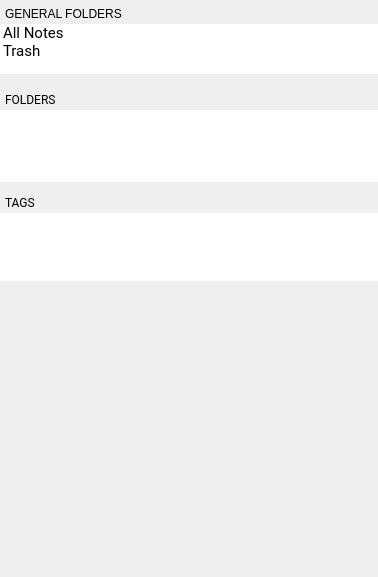
<?xml version="1.0" encoding="UTF-8"?>
<ui version="4.0">
 <class>FolderTagWidget</class>
 <widget class="QWidget" name="FolderTagWidget">
  <property name="geometry">
   <rect>
    <x>0</x>
    <y>0</y>
    <width>378</width>
    <height>577</height>
   </rect>
  </property>
  <property name="windowTitle">
   <string>Form</string>
  </property>
  <layout class="QGridLayout" name="gridLayout">
   <property name="leftMargin">
    <number>0</number>
   </property>
   <property name="topMargin">
    <number>0</number>
   </property>
   <property name="rightMargin">
    <number>0</number>
   </property>
   <property name="bottomMargin">
    <number>0</number>
   </property>
   <property name="spacing">
    <number>0</number>
   </property>
   <item row="0" column="0">
    <widget class="QFrame" name="frameFolderTag">
     <property name="sizePolicy">
      <sizepolicy hsizetype="Expanding" vsizetype="Expanding">
       <horstretch>0</horstretch>
       <verstretch>0</verstretch>
      </sizepolicy>
     </property>
     <property name="minimumSize">
      <size>
       <width>0</width>
       <height>0</height>
      </size>
     </property>
     <property name="frameShape">
      <enum>QFrame::NoFrame</enum>
     </property>
     <property name="frameShadow">
      <enum>QFrame::Raised</enum>
     </property>
     <layout class="QGridLayout" name="gridLayout_5">
      <property name="leftMargin">
       <number>0</number>
      </property>
      <property name="topMargin">
       <number>0</number>
      </property>
      <property name="rightMargin">
       <number>0</number>
      </property>
      <property name="bottomMargin">
       <number>0</number>
      </property>
      <property name="spacing">
       <number>0</number>
      </property>
      <item row="1" column="0">
       <widget class="QScrollArea" name="scrollAreaFolderTag">
        <property name="sizePolicy">
         <sizepolicy hsizetype="Expanding" vsizetype="Minimum">
          <horstretch>0</horstretch>
          <verstretch>0</verstretch>
         </sizepolicy>
        </property>
        <property name="frameShape">
         <enum>QFrame::NoFrame</enum>
        </property>
        <property name="verticalScrollBarPolicy">
         <enum>Qt::ScrollBarAsNeeded</enum>
        </property>
        <property name="sizeAdjustPolicy">
         <enum>QAbstractScrollArea::AdjustIgnored</enum>
        </property>
        <property name="widgetResizable">
         <bool>true</bool>
        </property>
        <widget class="QWidget" name="scrollAreaWidgetContents">
         <property name="geometry">
          <rect>
           <x>0</x>
           <y>0</y>
           <width>378</width>
           <height>562</height>
          </rect>
         </property>
         <property name="sizePolicy">
          <sizepolicy hsizetype="Expanding" vsizetype="Expanding">
           <horstretch>0</horstretch>
           <verstretch>0</verstretch>
          </sizepolicy>
         </property>
         <layout class="QGridLayout" name="gridLayout_4">
          <property name="leftMargin">
           <number>0</number>
          </property>
          <property name="topMargin">
           <number>3</number>
          </property>
          <property name="rightMargin">
           <number>0</number>
          </property>
          <property name="bottomMargin">
           <number>0</number>
          </property>
          <item row="0" column="0">
           <widget class="QFrame" name="frameFolderPortview">
            <property name="minimumSize">
             <size>
              <width>0</width>
              <height>0</height>
             </size>
            </property>
            <property name="frameShape">
             <enum>QFrame::NoFrame</enum>
            </property>
            <property name="frameShadow">
             <enum>QFrame::Raised</enum>
            </property>
            <layout class="QVBoxLayout" name="verticalLayout">
             <property name="spacing">
              <number>0</number>
             </property>
             <property name="leftMargin">
              <number>0</number>
             </property>
             <property name="topMargin">
              <number>0</number>
             </property>
             <property name="rightMargin">
              <number>0</number>
             </property>
             <property name="bottomMargin">
              <number>0</number>
             </property>
             <item>
              <widget class="QFrame" name="frameGeneral">
               <property name="minimumSize">
                <size>
                 <width>0</width>
                 <height>21</height>
                </size>
               </property>
               <property name="frameShape">
                <enum>QFrame::NoFrame</enum>
               </property>
               <property name="frameShadow">
                <enum>QFrame::Raised</enum>
               </property>
               <layout class="QGridLayout" name="gridLayout_2">
                <property name="leftMargin">
                 <number>0</number>
                </property>
                <property name="topMargin">
                 <number>0</number>
                </property>
                <property name="rightMargin">
                 <number>0</number>
                </property>
                <property name="bottomMargin">
                 <number>0</number>
                </property>
                <property name="spacing">
                 <number>0</number>
                </property>
                <item row="0" column="0">
                 <widget class="QLabel" name="generalLabel">
                  <property name="frameShape">
                   <enum>QFrame::NoFrame</enum>
                  </property>
                  <property name="text">
                   <string>GENERAL FOLDERS</string>
                  </property>
                  <property name="indent">
                   <number>5</number>
                  </property>
                 </widget>
                </item>
               </layout>
              </widget>
             </item>
             <item>
              <widget class="QListWidget" name="generalFoldersView">
               <property name="sizePolicy">
                <sizepolicy hsizetype="Expanding" vsizetype="Fixed">
                 <horstretch>0</horstretch>
                 <verstretch>0</verstretch>
                </sizepolicy>
               </property>
               <property name="minimumSize">
                <size>
                 <width>0</width>
                 <height>50</height>
                </size>
               </property>
               <property name="maximumSize">
                <size>
                 <width>16777215</width>
                 <height>50</height>
                </size>
               </property>
               <property name="font">
                <font>
                 <family>Roboto</family>
                 <pointsize>11</pointsize>
                </font>
               </property>
               <property name="styleSheet">
                <string notr="true"/>
               </property>
               <property name="frameShape">
                <enum>QFrame::NoFrame</enum>
               </property>
               <property name="verticalScrollBarPolicy">
                <enum>Qt::ScrollBarAlwaysOff</enum>
               </property>
               <property name="horizontalScrollBarPolicy">
                <enum>Qt::ScrollBarAlwaysOff</enum>
               </property>
               <property name="autoScroll">
                <bool>false</bool>
               </property>
               <property name="editTriggers">
                <set>QAbstractItemView::NoEditTriggers</set>
               </property>
               <property name="showDropIndicator" stdset="0">
                <bool>false</bool>
               </property>
               <property name="dragEnabled">
                <bool>false</bool>
               </property>
               <property name="dragDropOverwriteMode">
                <bool>false</bool>
               </property>
               <property name="dragDropMode">
                <enum>QAbstractItemView::NoDragDrop</enum>
               </property>
               <property name="defaultDropAction">
                <enum>Qt::IgnoreAction</enum>
               </property>
               <property name="verticalScrollMode">
                <enum>QAbstractItemView::ScrollPerPixel</enum>
               </property>
               <property name="resizeMode">
                <enum>QListView::Fixed</enum>
               </property>
               <property name="layoutMode">
                <enum>QListView::Batched</enum>
               </property>
               <item>
                <property name="text">
                 <string>All Notes</string>
                </property>
               </item>
               <item>
                <property name="text">
                 <string>Trash</string>
                </property>
               </item>
              </widget>
             </item>
             <item>
              <spacer name="vSpacerGenFolder">
               <property name="orientation">
                <enum>Qt::Vertical</enum>
               </property>
               <property name="sizeType">
                <enum>QSizePolicy::Fixed</enum>
               </property>
               <property name="sizeHint" stdset="0">
                <size>
                 <width>20</width>
                 <height>15</height>
                </size>
               </property>
              </spacer>
             </item>
             <item>
              <widget class="QFrame" name="frameFolder">
               <property name="sizePolicy">
                <sizepolicy hsizetype="Preferred" vsizetype="Minimum">
                 <horstretch>0</horstretch>
                 <verstretch>0</verstretch>
                </sizepolicy>
               </property>
               <property name="minimumSize">
                <size>
                 <width>0</width>
                 <height>21</height>
                </size>
               </property>
               <property name="frameShape">
                <enum>QFrame::NoFrame</enum>
               </property>
               <property name="frameShadow">
                <enum>QFrame::Raised</enum>
               </property>
               <layout class="QHBoxLayout" name="horizontalLayout_5">
                <property name="spacing">
                 <number>0</number>
                </property>
                <property name="leftMargin">
                 <number>0</number>
                </property>
                <property name="topMargin">
                 <number>0</number>
                </property>
                <property name="rightMargin">
                 <number>5</number>
                </property>
                <property name="bottomMargin">
                 <number>0</number>
                </property>
                <item>
                 <widget class="QLabel" name="folderLabel">
                  <property name="sizePolicy">
                   <sizepolicy hsizetype="Preferred" vsizetype="Fixed">
                    <horstretch>0</horstretch>
                    <verstretch>21</verstretch>
                   </sizepolicy>
                  </property>
                  <property name="minimumSize">
                   <size>
                    <width>0</width>
                    <height>21</height>
                   </size>
                  </property>
                  <property name="maximumSize">
                   <size>
                    <width>60</width>
                    <height>16777215</height>
                   </size>
                  </property>
                  <property name="font">
                   <font>
                    <family>Roboto</family>
                    <pointsize>9</pointsize>
                    <weight>50</weight>
                    <bold>false</bold>
                   </font>
                  </property>
                  <property name="text">
                   <string>FOLDERS</string>
                  </property>
                  <property name="indent">
                   <number>5</number>
                  </property>
                 </widget>
                </item>
                <item>
                 <spacer name="horizontalSpacer_4">
                  <property name="orientation">
                   <enum>Qt::Horizontal</enum>
                  </property>
                  <property name="sizeType">
                   <enum>QSizePolicy::Expanding</enum>
                  </property>
                  <property name="sizeHint" stdset="0">
                   <size>
                    <width>40</width>
                    <height>20</height>
                   </size>
                  </property>
                 </spacer>
                </item>
                <item>
                 <widget class="QPushButton" name="addRootFolderButton">
                  <property name="minimumSize">
                   <size>
                    <width>18</width>
                    <height>18</height>
                   </size>
                  </property>
                  <property name="maximumSize">
                   <size>
                    <width>18</width>
                    <height>18</height>
                   </size>
                  </property>
                  <property name="cursor">
                   <cursorShape>PointingHandCursor</cursorShape>
                  </property>
                  <property name="toolTip">
                   <string>Add root folder</string>
                  </property>
                  <property name="text">
                   <string/>
                  </property>
                  <property name="iconSize">
                   <size>
                    <width>12</width>
                    <height>12</height>
                   </size>
                  </property>
                  <property name="flat">
                   <bool>true</bool>
                  </property>
                 </widget>
                </item>
                <item>
                 <widget class="QPushButton" name="removeFolderButton">
                  <property name="minimumSize">
                   <size>
                    <width>18</width>
                    <height>18</height>
                   </size>
                  </property>
                  <property name="maximumSize">
                   <size>
                    <width>18</width>
                    <height>18</height>
                   </size>
                  </property>
                  <property name="cursor">
                   <cursorShape>PointingHandCursor</cursorShape>
                  </property>
                  <property name="toolTip">
                   <string>Remove folder</string>
                  </property>
                  <property name="text">
                   <string/>
                  </property>
                  <property name="iconSize">
                   <size>
                    <width>12</width>
                    <height>12</height>
                   </size>
                  </property>
                  <property name="flat">
                   <bool>true</bool>
                  </property>
                 </widget>
                </item>
               </layout>
              </widget>
             </item>
             <item>
              <widget class="FolderView" name="folderView">
               <property name="sizePolicy">
                <sizepolicy hsizetype="Expanding" vsizetype="Fixed">
                 <horstretch>0</horstretch>
                 <verstretch>0</verstretch>
                </sizepolicy>
               </property>
               <property name="font">
                <font>
                 <family>Roboto</family>
                 <pointsize>11</pointsize>
                </font>
               </property>
               <property name="mouseTracking">
                <bool>true</bool>
               </property>
               <property name="frameShape">
                <enum>QFrame::NoFrame</enum>
               </property>
               <property name="verticalScrollBarPolicy">
                <enum>Qt::ScrollBarAlwaysOff</enum>
               </property>
               <property name="horizontalScrollBarPolicy">
                <enum>Qt::ScrollBarAlwaysOff</enum>
               </property>
               <property name="sizeAdjustPolicy">
                <enum>QAbstractScrollArea::AdjustToContents</enum>
               </property>
               <property name="autoScroll">
                <bool>true</bool>
               </property>
               <property name="editTriggers">
                <set>QAbstractItemView::DoubleClicked|QAbstractItemView::EditKeyPressed</set>
               </property>
               <property name="tabKeyNavigation">
                <bool>false</bool>
               </property>
               <property name="dragEnabled">
                <bool>false</bool>
               </property>
               <property name="dragDropMode">
                <enum>QAbstractItemView::DropOnly</enum>
               </property>
               <property name="defaultDropAction">
                <enum>Qt::MoveAction</enum>
               </property>
               <property name="verticalScrollMode">
                <enum>QAbstractItemView::ScrollPerPixel</enum>
               </property>
               <property name="horizontalScrollMode">
                <enum>QAbstractItemView::ScrollPerItem</enum>
               </property>
               <property name="indentation">
                <number>16</number>
               </property>
               <property name="uniformRowHeights">
                <bool>true</bool>
               </property>
               <property name="animated">
                <bool>true</bool>
               </property>
               <property name="expandsOnDoubleClick">
                <bool>false</bool>
               </property>
               <attribute name="headerVisible">
                <bool>false</bool>
               </attribute>
               <attribute name="headerDefaultSectionSize">
                <number>35</number>
               </attribute>
               <attribute name="headerMinimumSectionSize">
                <number>35</number>
               </attribute>
               <attribute name="headerStretchLastSection">
                <bool>true</bool>
               </attribute>
              </widget>
             </item>
             <item>
              <spacer name="vSpacerTagFolder">
               <property name="orientation">
                <enum>Qt::Vertical</enum>
               </property>
               <property name="sizeType">
                <enum>QSizePolicy::Fixed</enum>
               </property>
               <property name="sizeHint" stdset="0">
                <size>
                 <width>20</width>
                 <height>10</height>
                </size>
               </property>
              </spacer>
             </item>
             <item>
              <widget class="QFrame" name="frameTag">
               <property name="sizePolicy">
                <sizepolicy hsizetype="Preferred" vsizetype="Minimum">
                 <horstretch>0</horstretch>
                 <verstretch>0</verstretch>
                </sizepolicy>
               </property>
               <property name="minimumSize">
                <size>
                 <width>0</width>
                 <height>21</height>
                </size>
               </property>
               <property name="frameShape">
                <enum>QFrame::NoFrame</enum>
               </property>
               <property name="frameShadow">
                <enum>QFrame::Raised</enum>
               </property>
               <layout class="QHBoxLayout" name="horizontalLayout_6">
                <property name="spacing">
                 <number>0</number>
                </property>
                <property name="leftMargin">
                 <number>0</number>
                </property>
                <property name="topMargin">
                 <number>0</number>
                </property>
                <property name="rightMargin">
                 <number>5</number>
                </property>
                <property name="bottomMargin">
                 <number>0</number>
                </property>
                <item>
                 <widget class="QLabel" name="tagLabel">
                  <property name="sizePolicy">
                   <sizepolicy hsizetype="Preferred" vsizetype="Fixed">
                    <horstretch>0</horstretch>
                    <verstretch>21</verstretch>
                   </sizepolicy>
                  </property>
                  <property name="minimumSize">
                   <size>
                    <width>0</width>
                    <height>21</height>
                   </size>
                  </property>
                  <property name="maximumSize">
                   <size>
                    <width>60</width>
                    <height>16777215</height>
                   </size>
                  </property>
                  <property name="font">
                   <font>
                    <family>Roboto</family>
                    <pointsize>9</pointsize>
                    <weight>50</weight>
                    <bold>false</bold>
                   </font>
                  </property>
                  <property name="text">
                   <string>TAGS</string>
                  </property>
                  <property name="indent">
                   <number>5</number>
                  </property>
                 </widget>
                </item>
                <item>
                 <spacer name="horizontalSpacer_5">
                  <property name="orientation">
                   <enum>Qt::Horizontal</enum>
                  </property>
                  <property name="sizeType">
                   <enum>QSizePolicy::Expanding</enum>
                  </property>
                  <property name="sizeHint" stdset="0">
                   <size>
                    <width>140</width>
                    <height>18</height>
                   </size>
                  </property>
                 </spacer>
                </item>
                <item>
                 <widget class="QPushButton" name="clearSelectionButton">
                  <property name="minimumSize">
                   <size>
                    <width>18</width>
                    <height>18</height>
                   </size>
                  </property>
                  <property name="maximumSize">
                   <size>
                    <width>18</width>
                    <height>18</height>
                   </size>
                  </property>
                  <property name="cursor">
                   <cursorShape>PointingHandCursor</cursorShape>
                  </property>
                  <property name="toolTip">
                   <string>Clear tag selection</string>
                  </property>
                  <property name="text">
                   <string/>
                  </property>
                  <property name="iconSize">
                   <size>
                    <width>12</width>
                    <height>12</height>
                   </size>
                  </property>
                  <property name="flat">
                   <bool>true</bool>
                  </property>
                 </widget>
                </item>
                <item>
                 <widget class="QPushButton" name="addTagButton">
                  <property name="minimumSize">
                   <size>
                    <width>18</width>
                    <height>18</height>
                   </size>
                  </property>
                  <property name="maximumSize">
                   <size>
                    <width>18</width>
                    <height>18</height>
                   </size>
                  </property>
                  <property name="cursor">
                   <cursorShape>PointingHandCursor</cursorShape>
                  </property>
                  <property name="toolTip">
                   <string>Add tag</string>
                  </property>
                  <property name="text">
                   <string/>
                  </property>
                  <property name="iconSize">
                   <size>
                    <width>12</width>
                    <height>12</height>
                   </size>
                  </property>
                  <property name="flat">
                   <bool>true</bool>
                  </property>
                 </widget>
                </item>
                <item>
                 <widget class="QPushButton" name="deleteTagButton">
                  <property name="minimumSize">
                   <size>
                    <width>18</width>
                    <height>18</height>
                   </size>
                  </property>
                  <property name="maximumSize">
                   <size>
                    <width>18</width>
                    <height>18</height>
                   </size>
                  </property>
                  <property name="cursor">
                   <cursorShape>PointingHandCursor</cursorShape>
                  </property>
                  <property name="toolTip">
                   <string>Remove selected tag</string>
                  </property>
                  <property name="text">
                   <string/>
                  </property>
                  <property name="iconSize">
                   <size>
                    <width>12</width>
                    <height>12</height>
                   </size>
                  </property>
                  <property name="flat">
                   <bool>true</bool>
                  </property>
                 </widget>
                </item>
               </layout>
              </widget>
             </item>
             <item>
              <widget class="QListView" name="tagView">
               <property name="sizePolicy">
                <sizepolicy hsizetype="Expanding" vsizetype="Fixed">
                 <horstretch>0</horstretch>
                 <verstretch>0</verstretch>
                </sizepolicy>
               </property>
               <property name="frameShape">
                <enum>QFrame::NoFrame</enum>
               </property>
               <property name="verticalScrollBarPolicy">
                <enum>Qt::ScrollBarAlwaysOff</enum>
               </property>
               <property name="horizontalScrollBarPolicy">
                <enum>Qt::ScrollBarAlwaysOff</enum>
               </property>
               <property name="sizeAdjustPolicy">
                <enum>QAbstractScrollArea::AdjustToContents</enum>
               </property>
               <property name="showDropIndicator" stdset="0">
                <bool>false</bool>
               </property>
               <property name="selectionMode">
                <enum>QAbstractItemView::MultiSelection</enum>
               </property>
               <property name="selectionBehavior">
                <enum>QAbstractItemView::SelectRows</enum>
               </property>
               <property name="verticalScrollMode">
                <enum>QAbstractItemView::ScrollPerPixel</enum>
               </property>
               <property name="uniformItemSizes">
                <bool>true</bool>
               </property>
              </widget>
             </item>
             <item>
              <spacer name="verticalSpacer">
               <property name="orientation">
                <enum>Qt::Vertical</enum>
               </property>
               <property name="sizeHint" stdset="0">
                <size>
                 <width>20</width>
                 <height>40</height>
                </size>
               </property>
              </spacer>
             </item>
            </layout>
            <zorder>generalFoldersView</zorder>
            <zorder>vSpacerGenFolder</zorder>
            <zorder>frameFolder</zorder>
            <zorder>folderView</zorder>
            <zorder>vSpacerTagFolder</zorder>
            <zorder>frameTag</zorder>
            <zorder>tagView</zorder>
            <zorder>verticalSpacer</zorder>
            <zorder>frameGeneral</zorder>
           </widget>
          </item>
         </layout>
        </widget>
       </widget>
      </item>
      <item row="2" column="0">
       <widget class="QFrame" name="frame">
        <property name="maximumSize">
         <size>
          <width>16777215</width>
          <height>15</height>
         </size>
        </property>
        <property name="frameShape">
         <enum>QFrame::NoFrame</enum>
        </property>
        <property name="frameShadow">
         <enum>QFrame::Raised</enum>
        </property>
       </widget>
      </item>
     </layout>
    </widget>
   </item>
  </layout>
 </widget>
 <customwidgets>
  <customwidget>
   <class>FolderView</class>
   <extends>QTreeView</extends>
   <header>folderview.h</header>
  </customwidget>
 </customwidgets>
 <resources/>
 <connections/>
</ui>
